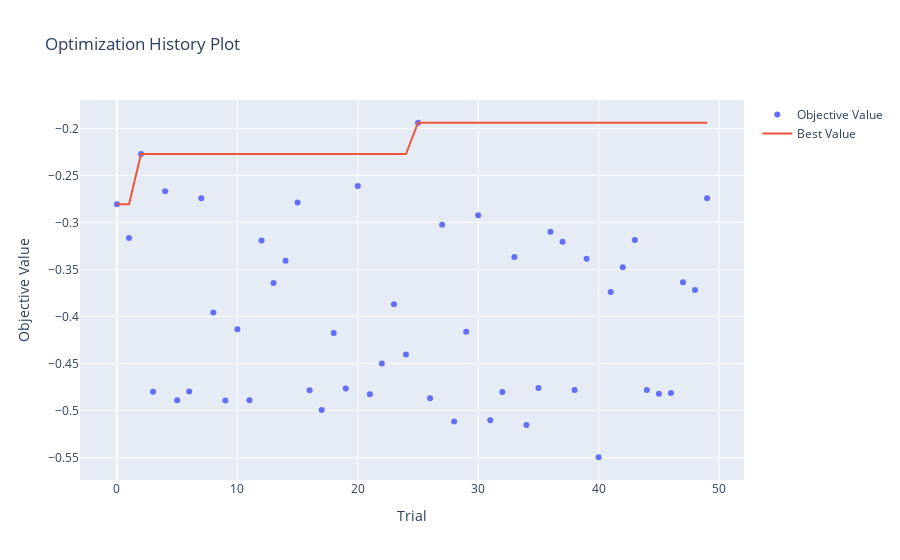

Source (notebook cell):
### Code cell
import matplotlib.pyplot as plt
import optuna.visualization

# Plotting the optimization history
# This shows how the objective value changes over trials
# This is useful for understanding the optimization process and how the model's performance improves over time
optuna.visualization.plot_optimization_history(study).show()

### Figure 1 — Plotly figure (JSON) as saved in the notebook; plotly's stock layout.template omitted (floating-point values rounded to 4 significant figures)
{"data": [{"mode": "markers", "name": "Objective Value", "type": "scatter", "x": [0, 1, 2, 3, 4, 5, 6, 7, 8, 9, 10, 11, 12, 13, 14, 15, 16, 17, 18, 19, 20, 21, 22, 23, 24, 25, 26, 27, 28, 29, 30, 31, 32, 33, 34, 35, 36, 37, 38, 39, 40, 41, 42, 43, 44, 45, 46, 47, 48, 49], "y": [-0.2808, -0.3166, -0.2273, -0.4801, -0.267, -0.4892, -0.4797, -0.2743, -0.3959, -0.4895, -0.4137, -0.489, -0.3192, -0.3643, -0.3408, -0.2789, -0.4786, -0.4994, -0.4176, -0.4766, -0.2614, -0.4828, -0.4501, -0.387, -0.4405, -0.194, -0.4871, -0.3026, -0.5116, -0.4164, -0.2923, -0.5104, -0.4804, -0.3369, -0.5155, -0.4762, -0.3099, -0.3205, -0.4782, -0.3388, -0.5497, -0.3741, -0.3477, -0.3188, -0.4782, -0.4821, -0.4814, -0.3637, -0.3718, -0.2742]}, {"mode": "lines", "name": "Best Value", "type": "scatter", "x": [0, 1, 2, 3, 4, 5, 6, 7, 8, 9, 10, 11, 12, 13, 14, 15, 16, 17, 18, 19, 20, 21, 22, 23, 24, 25, 26, 27, 28, 29, 30, 31, 32, 33, 34, 35, 36, 37, 38, 39, 40, 41, 42, 43, 44, 45, 46, 47, 48, 49], "y": [-0.2808, -0.2808, -0.2273, -0.2273, -0.2273, -0.2273, -0.2273, -0.2273, -0.2273, -0.2273, -0.2273, -0.2273, -0.2273, -0.2273, -0.2273, -0.2273, -0.2273, -0.2273, -0.2273, -0.2273, -0.2273, -0.2273, -0.2273, -0.2273, -0.2273, -0.194, -0.194, -0.194, -0.194, -0.194, -0.194, -0.194, -0.194, -0.194, -0.194, -0.194, -0.194, -0.194, -0.194, -0.194, -0.194, -0.194, -0.194, -0.194, -0.194, -0.194, -0.194, -0.194, -0.194, -0.194]}, {"marker": {"color": "#cccccc"}, "mode": "markers", "name": "Infeasible Trial", "showlegend": false, "type": "scatter", "x": [], "y": []}], "layout": {"title": {"text": "Optimization History Plot"}, "xaxis": {"title": {"text": "Trial"}}, "yaxis": {"title": {"text": "Objective Value"}}}}
